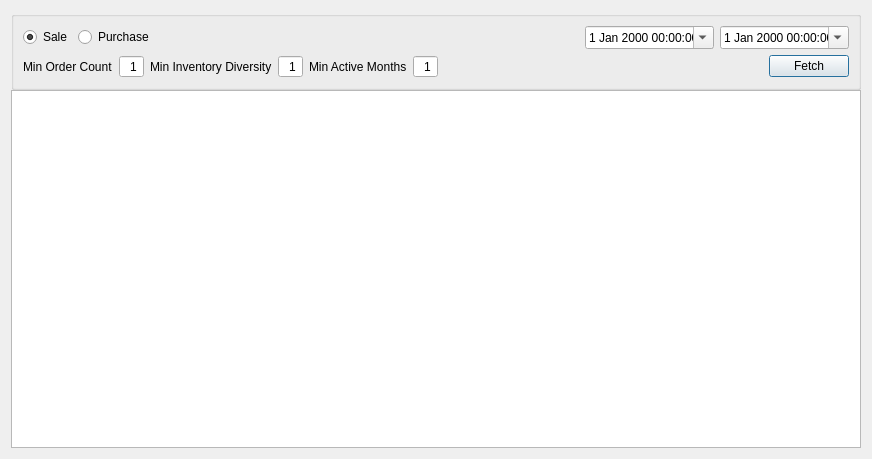
<?xml version="1.0" encoding="UTF-8"?>
<ui version="4.0">
 <class>PartnerHeatDialog</class>
 <widget class="QDialog" name="PartnerHeatDialog">
  <property name="geometry">
   <rect>
    <x>0</x>
    <y>0</y>
    <width>872</width>
    <height>459</height>
   </rect>
  </property>
  <property name="windowTitle">
   <string>Partner Heat</string>
  </property>
  <layout class="QGridLayout" name="gridLayout_2">
   <property name="verticalSpacing">
    <number>0</number>
   </property>
   <item row="0" column="0">
    <widget class="QGroupBox" name="groupBoxPartnerHeat">
     <property name="title">
      <string/>
     </property>
     <layout class="QGridLayout" name="gridLayout">
      <item row="1" column="0" colspan="2">
       <layout class="QHBoxLayout" name="horizontalLayout_3">
        <item>
         <widget class="QLabel" name="label">
          <property name="text">
           <string>Min Order Count</string>
          </property>
         </widget>
        </item>
        <item>
         <widget class="QSpinBox" name="spinBoxMinOrderCount">
          <property name="alignment">
           <set>Qt::AlignmentFlag::AlignRight|Qt::AlignmentFlag::AlignTrailing|Qt::AlignmentFlag::AlignVCenter</set>
          </property>
          <property name="buttonSymbols">
           <enum>QAbstractSpinBox::ButtonSymbols::NoButtons</enum>
          </property>
          <property name="showGroupSeparator" stdset="0">
           <bool>true</bool>
          </property>
          <property name="value">
           <number>1</number>
          </property>
         </widget>
        </item>
        <item>
         <widget class="QLabel" name="label_2">
          <property name="text">
           <string>Min Inventory Diversity</string>
          </property>
         </widget>
        </item>
        <item>
         <widget class="QSpinBox" name="spinBoxMinInventoryDiversity">
          <property name="alignment">
           <set>Qt::AlignmentFlag::AlignRight|Qt::AlignmentFlag::AlignTrailing|Qt::AlignmentFlag::AlignVCenter</set>
          </property>
          <property name="buttonSymbols">
           <enum>QAbstractSpinBox::ButtonSymbols::NoButtons</enum>
          </property>
          <property name="showGroupSeparator" stdset="0">
           <bool>true</bool>
          </property>
          <property name="value">
           <number>1</number>
          </property>
         </widget>
        </item>
        <item>
         <widget class="QLabel" name="label_3">
          <property name="text">
           <string>Min Active Months</string>
          </property>
         </widget>
        </item>
        <item>
         <widget class="QSpinBox" name="spinBoxMinActiveMonths">
          <property name="alignment">
           <set>Qt::AlignmentFlag::AlignRight|Qt::AlignmentFlag::AlignTrailing|Qt::AlignmentFlag::AlignVCenter</set>
          </property>
          <property name="buttonSymbols">
           <enum>QAbstractSpinBox::ButtonSymbols::NoButtons</enum>
          </property>
          <property name="showGroupSeparator" stdset="0">
           <bool>true</bool>
          </property>
          <property name="value">
           <number>1</number>
          </property>
         </widget>
        </item>
        <item>
         <spacer name="horizontalSpacer_3">
          <property name="orientation">
           <enum>Qt::Orientation::Horizontal</enum>
          </property>
          <property name="sizeHint" stdset="0">
           <size>
            <width>499</width>
            <height>20</height>
           </size>
          </property>
         </spacer>
        </item>
        <item>
         <widget class="QPushButton" name="pushButtonFetch">
          <property name="text">
           <string>Fetch</string>
          </property>
          <property name="default">
           <bool>true</bool>
          </property>
         </widget>
        </item>
       </layout>
      </item>
      <item row="0" column="0" colspan="2">
       <layout class="QHBoxLayout" name="horizontalLayout">
        <item>
         <widget class="QRadioButton" name="radioButtonSale">
          <property name="text">
           <string>Sale</string>
          </property>
          <property name="checked">
           <bool>true</bool>
          </property>
         </widget>
        </item>
        <item>
         <widget class="QRadioButton" name="radioButtonPurchase">
          <property name="text">
           <string>Purchase</string>
          </property>
         </widget>
        </item>
        <item>
         <spacer name="horizontalSpacer">
          <property name="orientation">
           <enum>Qt::Orientation::Horizontal</enum>
          </property>
          <property name="sizeHint" stdset="0">
           <size>
            <width>173</width>
            <height>20</height>
           </size>
          </property>
         </spacer>
        </item>
        <item>
         <widget class="DateTimeEdit" name="dateTimeEditStart">
          <property name="buttonSymbols">
           <enum>QAbstractSpinBox::ButtonSymbols::NoButtons</enum>
          </property>
          <property name="calendarPopup">
           <bool>true</bool>
          </property>
         </widget>
        </item>
        <item>
         <widget class="DateTimeEdit" name="dateTimeEditEnd">
          <property name="buttonSymbols">
           <enum>QAbstractSpinBox::ButtonSymbols::NoButtons</enum>
          </property>
          <property name="calendarPopup">
           <bool>true</bool>
          </property>
         </widget>
        </item>
       </layout>
      </item>
     </layout>
    </widget>
   </item>
   <item row="1" column="0">
    <widget class="QTableView" name="tableView"/>
   </item>
  </layout>
 </widget>
 <customwidgets>
  <customwidget>
   <class>DateTimeEdit</class>
   <extends>QDateTimeEdit</extends>
   <header location="global">widget/datetimeedit.h</header>
  </customwidget>
 </customwidgets>
 <tabstops>
  <tabstop>dateTimeEditStart</tabstop>
  <tabstop>dateTimeEditEnd</tabstop>
  <tabstop>pushButtonFetch</tabstop>
  <tabstop>tableView</tabstop>
 </tabstops>
 <resources/>
 <connections/>
</ui>
